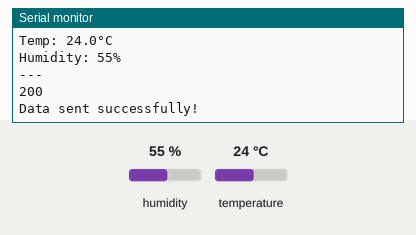
This sketch was run on a simulated ESP8266 (NodeMCU). Shown: the last lines printed to the serial monitor. The inputs (shaded band) are chosen by the test bench; at power-on: humidity 55 %, temperature 24 °C. WiFi joins after 1.5 s; servers stay silent unless stated; uploads are accepted with an empty reply.

Above: at 7.7 s.
7.8 s: humidity set to 22 %
At 11.88 s:
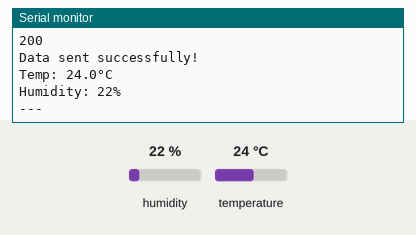
13.0 s: temperature set to 12 °C
At 17.09 s:
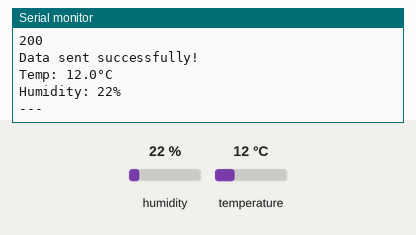
18.2 s: humidity set to 40 %
At 22.3 s:
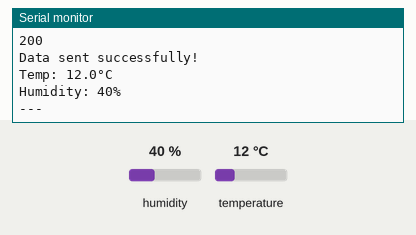
Timing chart, 0 to 23.8 s (numbered marks = the images above; inputs shaded):
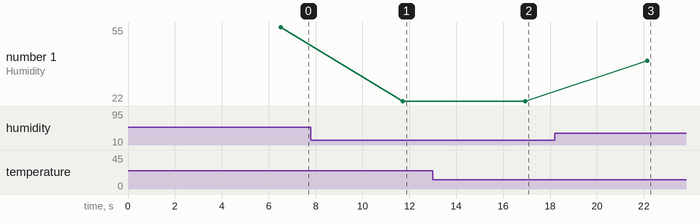

Measured:
- after the input at 7.8 s, the serial monitor: prints a new line after 3.9 s (image 1)
- after the input at 13.0 s, the serial monitor: prints a new line after 3.9 s (image 2)
- after the input at 18.2 s, the serial monitor: prints a new line after 3.9 s (image 3)
- plotted number 1: 55 → 22 after the input at 7.8 s, 22 → 40 after the input at 18.2 s

The sketch:

temp-humid.ino
```cpp
#include <DHTesp.h>
#include <ESP8266WiFi.h>
#include <ESP8266HTTPClient.h>

const int DHT_PIN = D5;
DHTesp dht;

const char* SSID = "Lab Pemrograman";        // Your Wi-Fi SSID
const char* PASSWORD = "12345678";  // Your Wi-Fi password
const char* SERVER_URL = "http://10.201.1.32:3000/api/temperature";  // Your Next.js API URL

void setup() {
    Serial.begin(115200);

    // Connect to Wi-Fi
    WiFi.begin(SSID, PASSWORD);
    Serial.print("Connecting to Wi-Fi");

    while (WiFi.status() != WL_CONNECTED) {
        delay(500);
        Serial.print(".");
    }

    // Once connected, print the IP address
    Serial.println("\nConnected to Wi-Fi!");
    Serial.print("IP Address: ");
    Serial.println(WiFi.localIP());

    // Initialize DHT sensor
    dht.setup(DHT_PIN, DHTesp::DHT11);
    delay(5000);
}

void loop() {
    float temperature = dht.getTemperature();
    float humidity = dht.getHumidity();

    if (isnan(temperature) || isnan(humidity)) {
        Serial.println("Failed to read from DHT sensor!");
    } else {
        Serial.printf("Temp: %.1f°C\n", temperature);
        Serial.printf("Humidity: %.0f%%\n---\n", humidity);

        // Send the data to the server
        if (WiFi.status() == WL_CONNECTED) {
            HTTPClient http;
            WiFiClient client;  // Create a WiFiClient object
            http.begin(client, SERVER_URL);  // Use WiFiClient and the URL for HTTP connection
            http.addHeader("Content-Type", "application/json");

            String payload = String("{\"temperature\":") + String(temperature, 1) + ",\"humidity\":" + String(humidity, 0) + "}";

            int httpResponseCode = http.POST(payload);  // Send the HTTP POST request
            Serial.println(httpResponseCode);  // Print the response code

            if (httpResponseCode > 0) {
                Serial.println("Data sent successfully!");
            } else {
                Serial.println("Error sending data");
                Serial.printf("Response code: %d\n", httpResponseCode);  // Print the response code for debugging
            }

            http.end();  // End the HTTP request
        }
    }

    delay(5000); // Send data every 5 seconds
}
```
